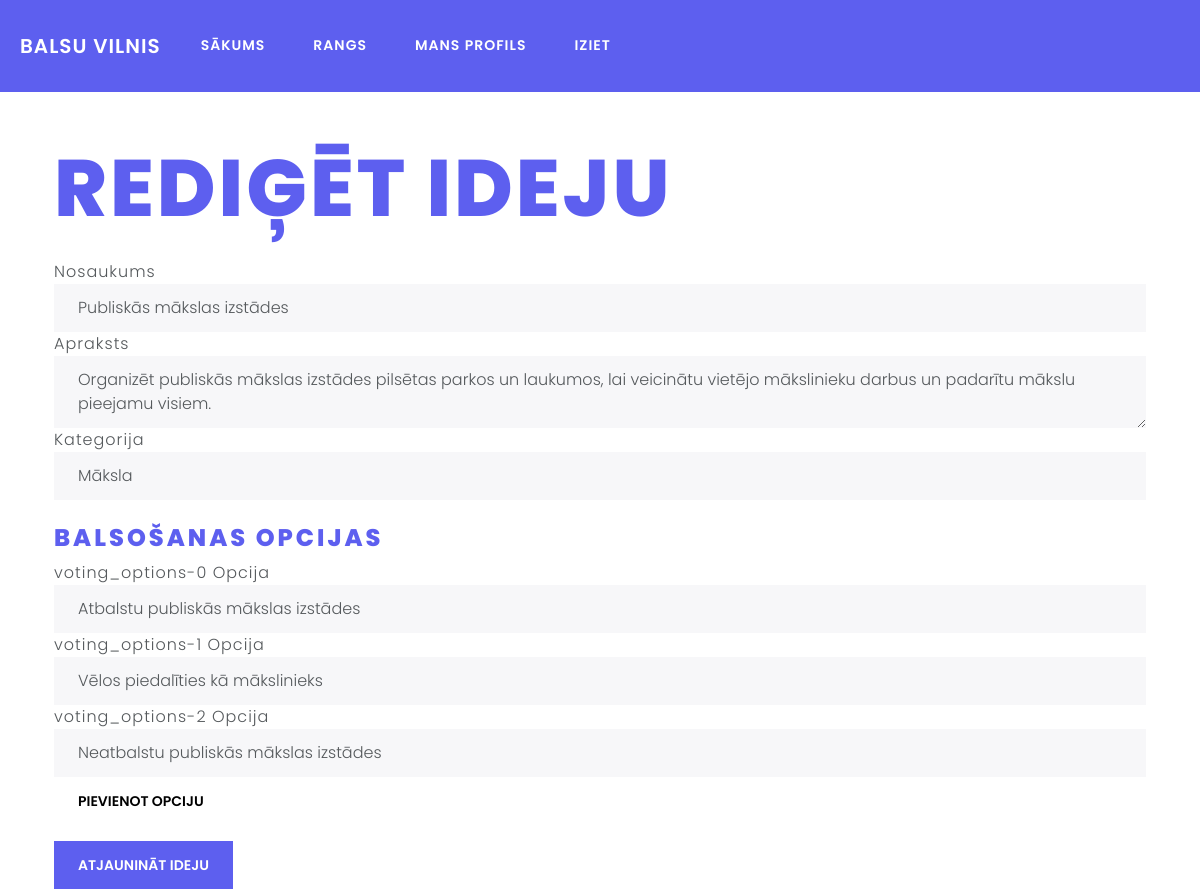
The app's page /edit_idea/4 (signed in) with its own data.
### models.py (models this page shows, shortened)
class Idea(db.Model):
    id = db.Column(db.Integer, primary_key=True)
    title = db.Column(db.String(200), nullable=False)
    description = db.Column(db.Text, nullable=False)
    category = db.Column(db.String(100), nullable=False)
    date_posted = db.Column(db.DateTime, nullable=False, default=datetime.utcnow)
    user_id = db.Column(db.Integer, db.ForeignKey('user.id'), nullable=False)
    user = db.relationship('User', backref=db.backref('ideas', lazy=True))
    likes = db.relationship('Like', backref='idea', lazy=True)
    comments = db.relationship('Comment', backref='parent_idea', lazy=True)
    idea_votes = db.relationship('Vote', backref='parent_idea_votes', lazy=True)
    voting_options = db.relationship('VotingOption', backref='idea', lazy=True, cascade="all, delete-orphan")

### app.py (the view, shortened to what this page needs)
    @app.route('/edit_idea/<int:idea_id>', methods=['GET', 'POST'])
    @login_required
    def edit_idea(idea_id):
        idea = Idea.query.get_or_404(idea_id)
        if idea.user_id != current_user.id:
            abort(403)
        form = IdeaForm(obj=idea)
        return render_template('edit_idea.html', form=form, idea=idea)

### forms.py
class IdeaForm(FlaskForm):
    title = StringField('Title', validators=[DataRequired()])
    description = TextAreaField('Description', validators=[DataRequired()])
    category = SelectField('Category', choices=[
        ('Politika', 'Politika'),
        ('Vide', 'Vide'),
        ('Sabiedrības veselība', 'Sabiedrības veselība'),
        ('Izglītība', 'Izglītība'),
        ('Māksla', 'Māksla'),
        ('Izklaide', 'Izklaide'),
        ('Transports', 'Transports'),
        ('Pilsētplānošana', 'Pilsētplānošana'),
        ('Sabiedrības drošība', 'Sabiedrības drošība'),
        ('Ekonomiskā attīstība', 'Ekonomiskā attīstība'),
        ('Atpūta', 'Atpūta')
    ], validators=[DataRequired()])
    voting_options = FieldList(FormField(VotingOptionForm), min_entries=1, max_entries=5)
    submit = SubmitField('Submit Idea')

class VotingOptionForm(FlaskForm):
    id = HiddenField('id')
    option_text = StringField('Option', validators=[DataRequired()])

### app.py (called while the page is built)
def create_app():
    app = Flask(__name__)
    app.config.from_object('config.Config')
    app.config['SECRET_KEY'] = os.getenv('SECRET_KEY', 'hbcirebvyrebgvugbenvu')
    csrf = CSRFProtect(app)
    db.init_app(app)
    mail.init_app(app)
    login_manager.init_app(app)
    bcrypt.init_app(app)
    migrate.init_app(app, db)
    csrf.init_app(app)
    limiter.init_app(app)  # Initialize limiter
    @login_manager.user_loader
    def load_user(user_id):
        return User.query.get(int(user_id))
    def inject_user():
        return dict(current_user=current_user)
    app.context_processor(inject_user)
    register_routes(app)
    return app

### templates/edit_idea.html (shortened to what this page needs)
{% extends "base.html" %}
{% block content %}
<div class="container mt-4">
    <h1 class="mb-4">Rediģēt ideju</h1>
    <form method="POST" action="{{ url_for('edit_idea', idea_id=idea.id) }}">
        <div class="form-group">
            <label for="title">Nosaukums</label>
            {{ form.title(class="form-control", id="title") }}
        </div>
        <div class="form-group">
            <label for="description">Apraksts</label>
            {{ form.description(class="form-control", id="description") }}
        </div>
        <div class="form-group">
            <label for="category">Kategorija</label>
            {{ form.category(class="form-control", id="category") }}
        </div>
        <h5 class="mt-4">Balsošanas opcijas</h5>
        <div id="voting-options">
            {% for voting_option in form.voting_options %}
                <div class="form-group">
                    {{ voting_option.id }}
                    <label for="voting_options-{{ loop.index0 }}-option_text">Opcija</label>
                    {{ voting_option.option_text(class="form-control", id="voting_options-{{ loop.index0 }}-option_text") }}
                </div>
            {% endfor %}
        </div>
        <button type="button" class="btn btn-secondary" onclick="addVotingOption()">Pievienot opciju</button>
        <div class="form-group mt-3">
            <button type="submit" class="btn btn-primary">Atjaunināt ideju</button>
        </div>
    </form>
</div>
{% endblock %}

### templates/base.html (style rules this page uses)
:root { --primary-color: #5D5FEF; --primary-color-dark: #4a4dcc; }
body { font-family: 'Poppins', sans-serif; }
h1, .h1, h2, .h2, h3, .h3, h4, .h4, h5, .h5, h6, .h6 { font-family: 'Poppins', sans-serif; color: var(--primary-color) !important; font-weight: 800; }
h1, .h1 { font-size: 5rem; }
h5, .h5 { font-size: 1.5rem; }
.btn-primary { background-color: var(--primary-color); border-color: var(--primary-color); }

### records on screen
Idea: title "Publiskās mākslas izstādes", description "Organizēt publiskās mākslas izstādes pilsētas parkos un laukumos, lai veicinātu vietējo mākslinieku darbus un padarītu mākslu pieejamu visiem.", category "Māksla"

### other values on screen
{{ voting_option.id }} "voting_options-0" "voting_options-1" "voting_options-2"
